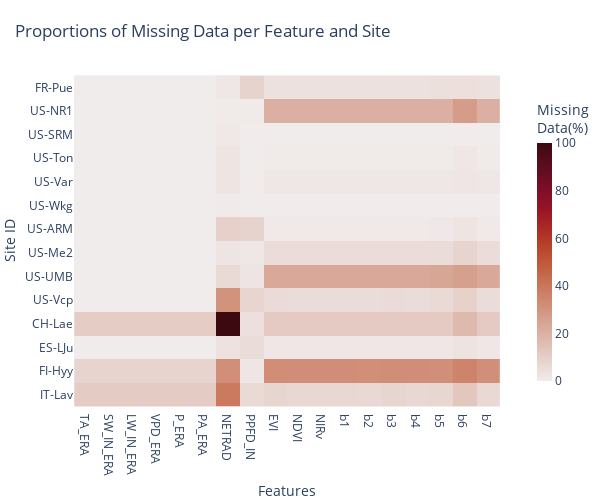

Here is the notebook cell this chart was saved with:
### Code cell
fig = px.imshow(plot_df,
                color_continuous_scale = 'amp',
                text_auto=False,
                title= "Proportions of Missing Data per Feature and Site",
                labels=dict(x="Features", y="Site ID",
                            color="Missing<br>Data(%)"),
               )
fig.update(data=[{'hovertemplate': '%{y} (%{x})<br>Missing: %{z}%'}])
fig.update_layout(
    height=500, width=600,
    margin={"r":0,"t":75,"l":0,"b":0},
    title={'y':0.95,'x':0.025},
    coloraxis_colorbar=dict(
        title_font_size = 14,
        tickfont_size = 12,
        lenmode="pixels", len=300,
        thicknessmode="pixels", thickness=15
    )
)

fig.show()

### Figure 1 — Plotly figure (JSON) as saved in the notebook; plotly's stock layout.template omitted (floating-point values rounded to 4 significant figures; data arrays with more than 128 entries replaced by an {"elided": "..."} marker saying what was removed)
{"data": [{"coloraxis": "coloraxis", "hovertemplate": "%{y} (%{x})<br>Missing: %{z}%", "name": "0", "type": "heatmap", "x": ["TA_ERA", "SW_IN_ERA", "LW_IN_ERA", "VPD_ERA", "P_ERA", "PA_ERA", "NETRAD", "PPFD_IN", "EVI", "NDVI", "NIRv", "b1", "b2", "b3", "b4", "b5", "b6", "b7"], "xaxis": "x", "y": ["FR-Pue", "US-NR1", "US-SRM", "US-Ton", "US-Var", "US-Wkg", "US-ARM", "US-Me2", "US-UMB", "US-Vcp", "CH-Lae", "ES-LJu", "FI-Hyy", "IT-Lav"], "yaxis": "y", "z": {"elided": "14x18 float values"}}], "layout": {"coloraxis": {"colorbar": {"len": 300, "lenmode": "pixels", "thickness": 15, "thicknessmode": "pixels", "tickfont": {"size": 12}, "title": {"font": {"size": 14}, "text": "Missing<br>Data(%)"}}, "colorscale": [[0, "rgb(241, 236, 236)"], [0.09091, "rgb(230, 209, 203)"], [0.1818, "rgb(221, 182, 170)"], [0.2727, "rgb(213, 156, 137)"], [0.3636, "rgb(205, 129, 103)"], [0.4545, "rgb(196, 102, 73)"], [0.5455, "rgb(186, 74, 47)"], [0.6364, "rgb(172, 44, 36)"], [0.7273, "rgb(149, 19, 39)"], [0.8182, "rgb(120, 14, 40)"], [0.9091, "rgb(89, 13, 31)"], [1, "rgb(60, 9, 17)"]]}, "height": 500, "margin": {"b": 0, "l": 0, "r": 0, "t": 75}, "title": {"text": "Proportions of Missing Data per Feature and Site", "x": 0.025, "y": 0.95}, "width": 600, "xaxis": {"anchor": "y", "constrain": "domain", "domain": [0, 1], "scaleanchor": "y", "title": {"text": "Features"}}, "yaxis": {"anchor": "x", "autorange": "reversed", "constrain": "domain", "domain": [0, 1], "title": {"text": "Site ID"}}}}
